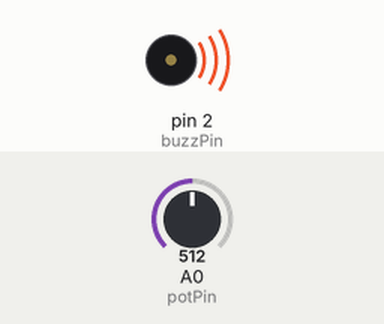
A sketch run on a simulated Arduino Uno, built with avr-gcc and run on an emulated ATmega328P. Shown: buzzer (waves = sounding). The inputs (shaded band) are chosen by the test bench; at power-on: A0 (potPin) = 512.

Above: at 1.2 s.
1.3 s: A0 (potPin) set to 1023
At 2.5 s:
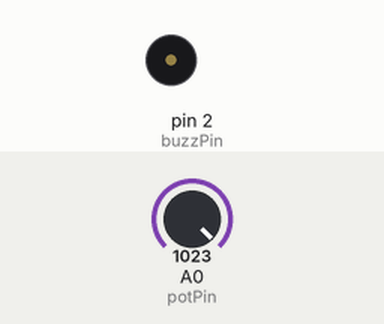
2.9 s: A0 (potPin) set to 900
At 3.6 s:
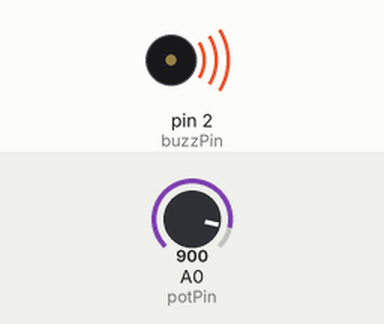
Timing chart, 0 to 5.9 s (numbered marks = the images above; inputs shaded):
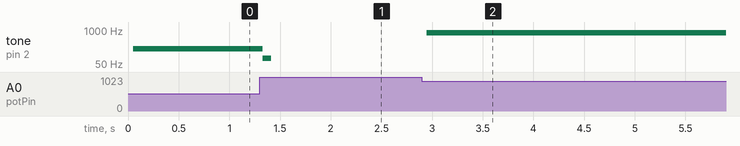

The sketch:

PhotoresistorBuzzer.ino
```cpp
int potPin = A0;
int potVal;
int buzzPin = 2;
int buzzVal = 10000;

void setup() {
  // put your setup code here, to run once:
  pinMode(potPin, INPUT);
  pinMode(buzzPin, OUTPUT);
  Serial.begin(9600);
}

//Lights on max: 1000 | Lights on low : 50
//Buzz on high: 50 | Buzz on low: 5000
void loop() {
  // put your main code here, to run repeatedly:
  potVal = analogRead(potPin);
  buzzVal = -99. / 19. * potVal + 99950./19.;
  digitalWrite(buzzPin, HIGH);
  delayMicroseconds(buzzVal);
  digitalWrite(buzzPin, LOW);
  delayMicroseconds(buzzVal);
}
```

Measured:
- after the input at 1.3 s, tone on pin 2 (buzzPin): 188 Hz → 82 Hz at once, → silent 0.08 s later
- after the input at 2.9 s, tone on pin 2 (buzzPin): silent → 779 Hz after 0.05 s
